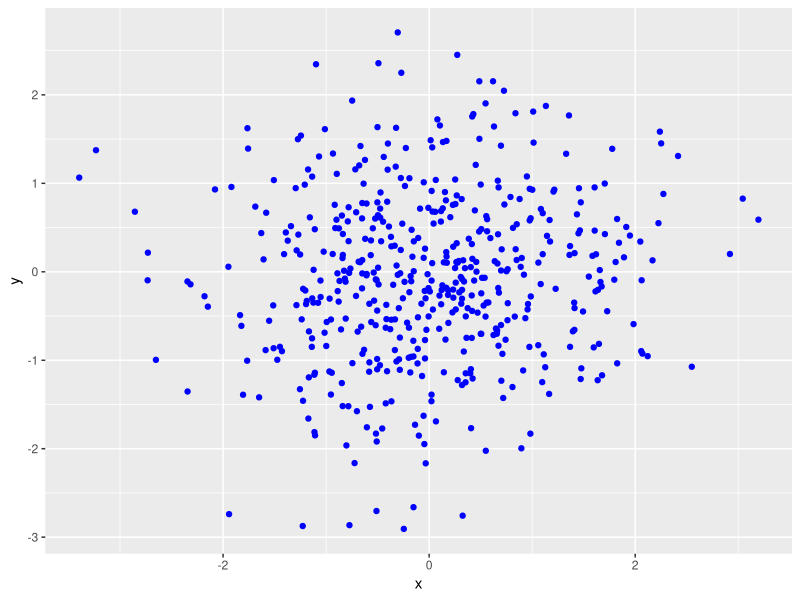
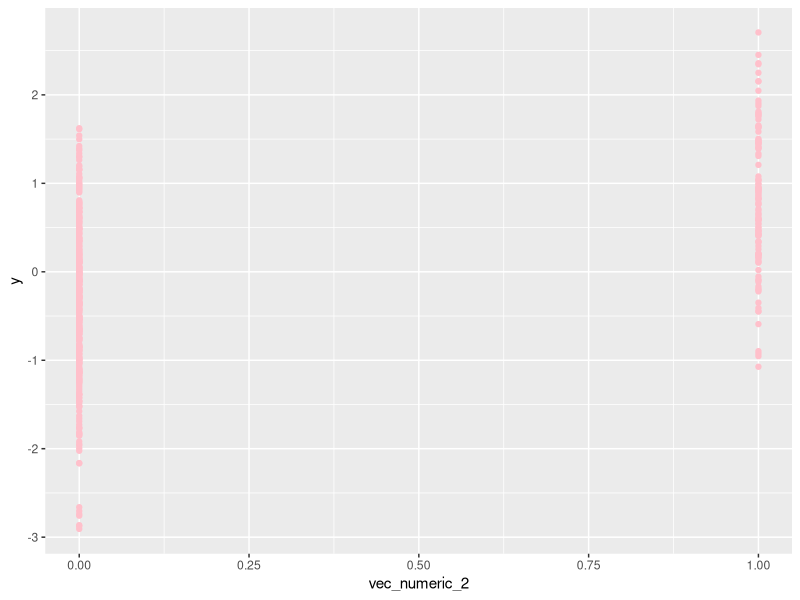
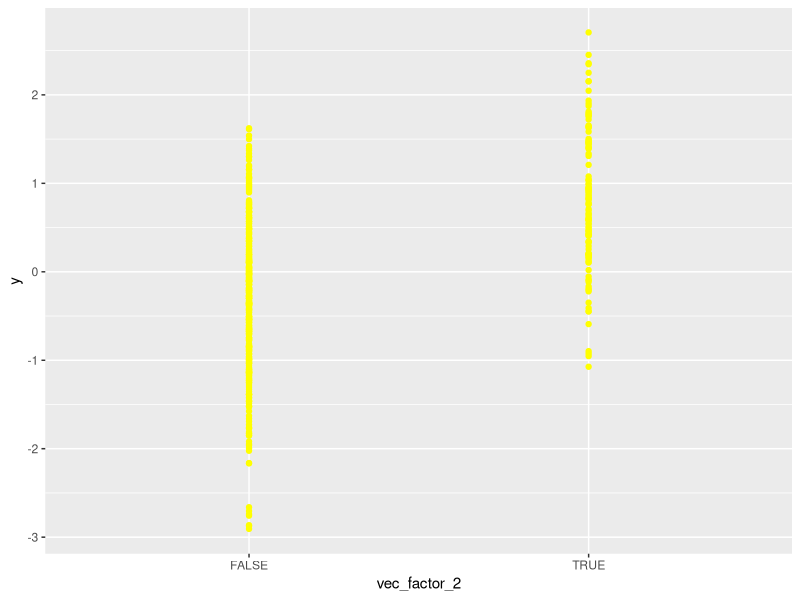
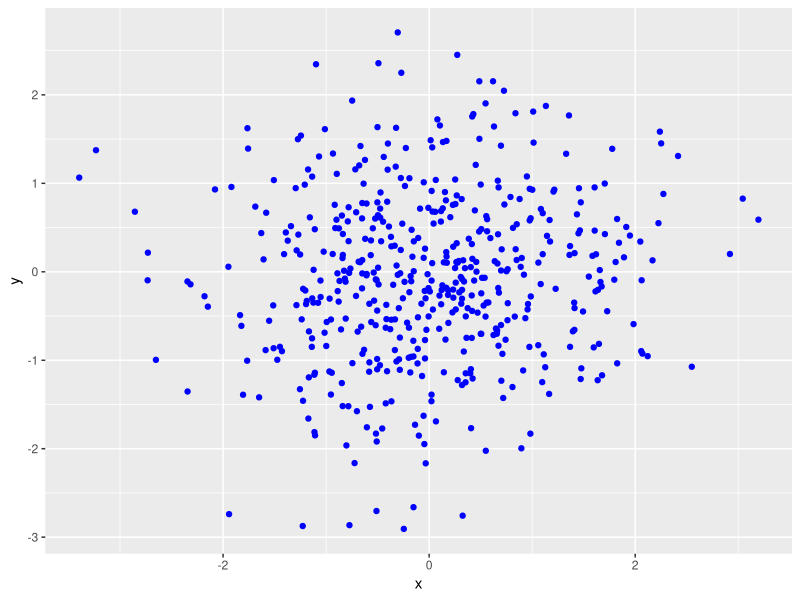

The R script that drew these images, in order:
## ---- chunk 1
library(tidyverse)
set.seed(545)
problem1_df = tibble(
  norm_samp = rnorm(8),
  vec_logical = norm_samp >0,
  vec_char = c("The", "dog", "ran", "over", "the", "fence", "right", "now"),
  vec_factor = factor(c("low", "medium", "high", "low", "high", "medium", "low", "medium"))
)
mean(pull(problem1_df, norm_samp))
mean(pull(problem1_df, vec_logical))
mean(pull(problem1_df, vec_char))
mean(pull(problem1_df, vec_factor))

echo = FALSE
as.numeric(pull(problem1_df, vec_logical))
as.numeric(pull(problem1_df, vec_char))
as.numeric(pull(problem1_df, vec_factor))
## ---- chunk 2
eval = TRUE
as.numeric(pull(problem1_df, vec_logical))*(pull(problem1_df, norm_samp))
as.factor(pull(problem1_df, vec_logical))*(pull(problem1_df, norm_samp))
as.numeric(as.factor(pull(problem1_df, vec_logical))*(pull(problem1_df, norm_samp)))
## ---- chunk 3

set.seed(1234)
problem2_df = tibble(
  x = rnorm(500),
  y = rnorm(500),
  vec_logical_2 = x + y >1,
  vec_numeric_2 = as.numeric(vec_logical_2),
  vec_factor_2 = as.factor(vec_logical_2)
)
## ---- chunk 4
ggplot(problem2_df) + geom_point(aes(x = x, y = y), color = 'blue') 
ggsave("scatter_plot.pdf", plot = last_plot())

ggplot(problem2_df) + geom_point(aes(x=vec_numeric_2, y=y), color = 'pink')

ggplot(problem2_df) + geom_point(aes(x=vec_factor_2, y=y), color = 'yellow')
